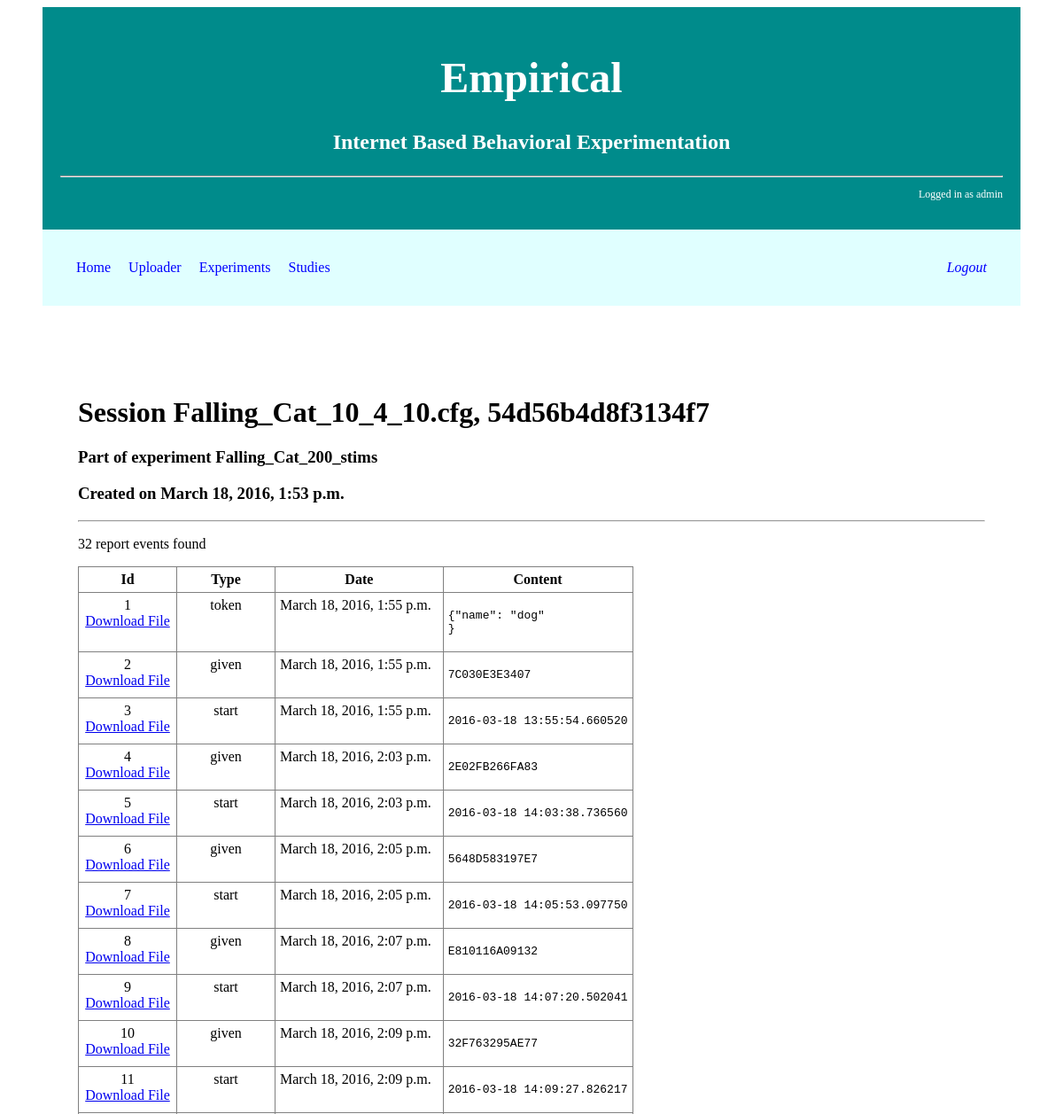
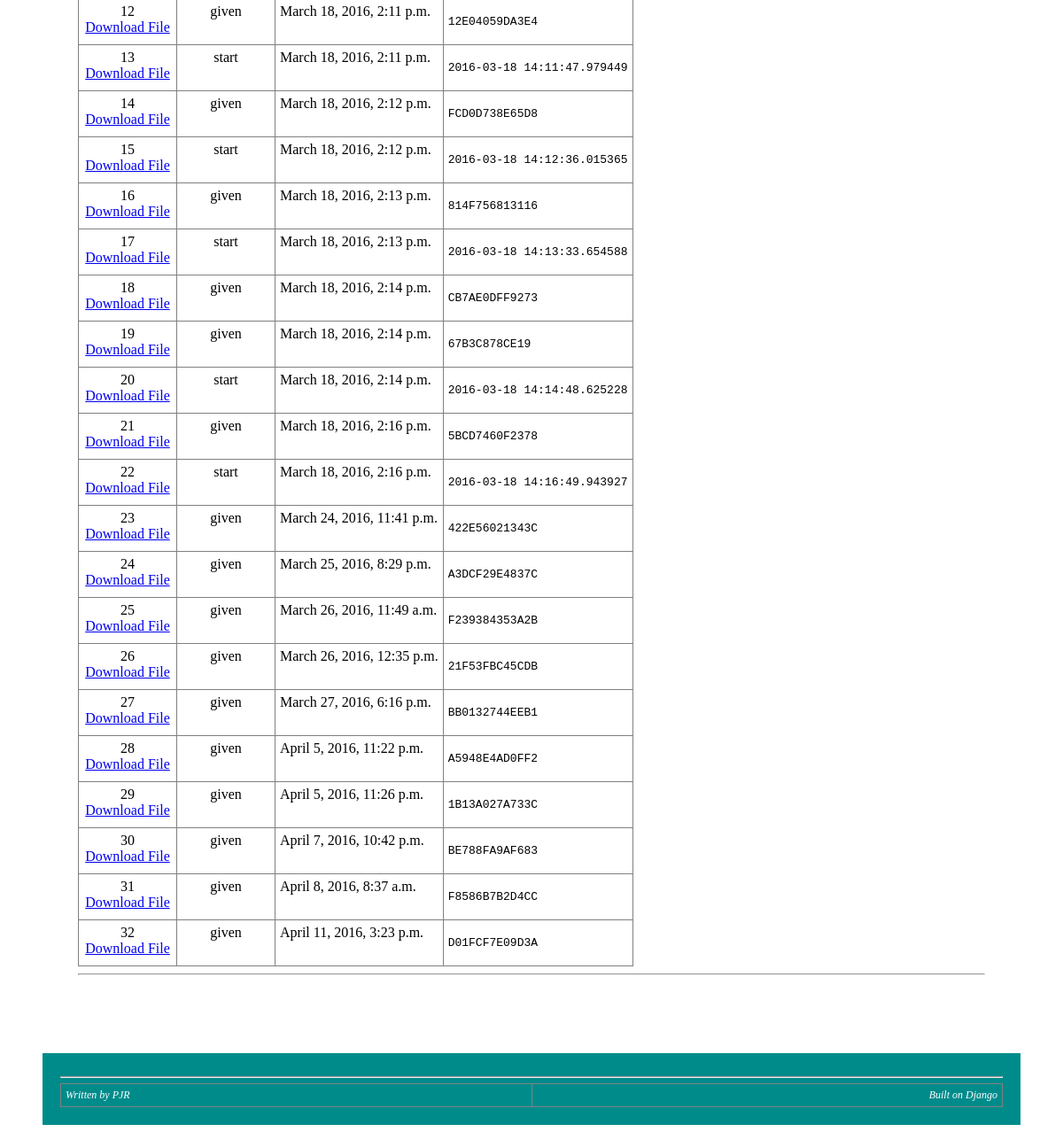
The app's page /exp/data/54d56b4d8f3134f7 (signed in) with its own data (2 pictures, top to bottom).
### exp/models.py (models this page shows, shortened)
class Session(models.Model):
    sessionToken=models.CharField(max_length=100)
    name=models.CharField(max_length=100)
    expName=models.CharField(max_length=100)
    configFile=models.TextField()
    creationDate=models.DateTimeField(auto_now_add=True)
    objects=SessionManager()

class Report(models.Model):
    sessionToken=models.CharField(max_length=100)
    sessionKey=models.ForeignKey('Session')
    eventType=models.CharField(max_length=100)
    uploadDate=models.DateTimeField(auto_now_add=True)
    dataLog=models.TextField()

### exp/views.py (the view)
# urls.py: url(r'^data/(?P<sessionToken>[0-9a-z]+)$', views.show_data, name='display_data'),
@login_required
def show_data(request, sessionToken, pkid=''):
    try:
        s = Session.objects.get(sessionToken=sessionToken)
    except:
        return render(request, 'session_not_found_error.html', {'token': sessionToken})
    if pkid!='':
        data_report = Report.objects.all().filter(sessionToken=sessionToken,pk=int(pkid))
    else: # assume we should show all the data for the experiment
        data_report = Report.objects.all().filter(sessionToken=sessionToken)
    return render(request, 'display_data.html', {'session': s, 'reports':data_report})

### exp/templates/display_data.html
{% extends "base_report.html" %}
{% block content %}
    <h1>Session {{ session.name }}, {{ session.sessionToken }}</h1>
    <h3>Part of experiment {{ session.expName }}</h3>
    <h3>Created on {{ session.creationDate }}</h3>
    {% if reports|length > 1 %}
        <hr>
        <p>{{ reports|length }} report events found</p>
        <table>
        <tr><th>Id</th><th>Type</th><th>Date</th><th>Content</th></tr>
        {% for d in reports %}
            <tr>
            <td valign="top" align="center">{{ d.pk }}<br><a href="{% url 'one_data_file' session.sessionToken reports.0.pk %}">Download File</a></td>
            <td valign="top" align="center">{{ d.eventType }}</td> <td valign="top">{{ d.uploadDate }}</td>
            <td><pre>{{ d.dataLog|slice:":1000" }}</pre></td>
            </tr>
        {% endfor %}
        </table>
        <hr>
    {% elif reports|length == 1 %}
        <h3>Reporting on upload {{ reports.0.pk }}</h3>
        <p> Type: {{ reports.0.eventType }} at {{ reports.0.uploadDate }}</p>
        <a href="{% url 'one_data_file' session.sessionToken reports.0.pk %}">Download File</a>
        <pre>{{ reports.0.dataLog }}</pre>
    {% endif %}
{% endblock %}

### exp/templates/base_report.html (shortened to what this page needs)
<!DOCTYPE html>
<html lang="en">
<head>
    {% load staticfiles %}
    <link type="text/css" rel="stylesheet" href="{% static 'empirical.css' %}"/>
</head>
<body>
<div id="header">
    {% block header %}
        <h1 align="center"><b>Empirical</b></h1>
        <p align="center"><b>Internet Based Behavioral Experimentation</b></p>
        <hr>
        <div style="font-size:50%">
            <p align="right">Logged in as {{ user }}</p>
        </div>
    {%  endblock %}
</div>
<div id="nav">
    <ul>
    <li><a href="{% url 'home' %}">Home</a></li>
    <li><a href="{% url 'uploader_index' %}">Uploader</a></li>
    <li><a href="{% url 'exp_index' %}">Experiments</a></li>
    <li><a href="{% url 'study_index' %}">Studies</a></li>
    <li style="float:right"><em><a href="{% url 'auth_logout' %}">Logout</a></em><li/>
    </ul>
</div>
<div id="content">
    {%  block content %}
    {%  endblock %}
</div>
<div id="footer">
    {% block footer %}
    <hr>
    <table width="100%">
        <tr>
            <td align="left"><em>Written by PJR</em></td>
            <td align="right"><em>Built on Django</em></td>
        </tr>
    </table>
    {%  endblock %}
</div>
</body>
</html>

### static/empirical.css (style rules this page uses)
#header { background-color: darkblue; color: white; font-size: 150%; padding: 20px; margin: 0px 40px 0px 40px; }
#footer { background-color: darkblue; color: white; padding:20px; margin: 0px 40px; font-size: 75% }
#content { padding: 40px 40px; margin: 40px 40px; font-size: 100%; }
#nav { background-color: lightcyan; padding: 10px; margin: 0px 40px 0px 40px; float: top; }
#nav ul { height: auto; padding: 8px 20px; }
#nav li { display: inline; }
#nav a { text-decoration: none; color: #00F; padding: 8px 8px 8px 8px; }
table { max-width: 100%; table-layout: fixed; word-wrap: break-word; border: 1px solid gray; border-collapse: collapse; }
th, td { padding: 5px; border: 1px solid gray; border-collapse: collapse; min-width: 100px; }
pre { white-space: pre-wrap; word-wrap: break-word; }

### exp/templates/base_report.html (style rules this page uses)
#header { background-color: darkcyan; }
#footer { background-color: darkcyan; }

### records on screen
Session: name "Falling_Cat_10_4_10.cfg", sessionToken "54d56b4d8f3134f7", expName "Falling_Cat_200_stims", creationDate "March 18, 2016, 1:53 p.m."
Report: pk "1", eventType "token", uploadDate "March 18, 2016, 1:55 p.m.", dataLog "{\"name\": \"dog\" }"
Report: pk "2", eventType "given", uploadDate "March 18, 2016, 1:55 p.m.", dataLog "7C030E3E3407"
Report: pk "3", eventType "start", uploadDate "March 18, 2016, 1:55 p.m.", dataLog "2016-03-18 13:55:54.660520"
Report: pk "4", eventType "given", uploadDate "March 18, 2016, 2:03 p.m.", dataLog "2E02FB266FA83"
Report: pk "5", eventType "start", uploadDate "March 18, 2016, 2:03 p.m.", dataLog "2016-03-18 14:03:38.736560"
Report: pk "6", eventType "given", uploadDate "March 18, 2016, 2:05 p.m.", dataLog "5648D583197E7"
Report: pk "7", eventType "start", uploadDate "March 18, 2016, 2:05 p.m.", dataLog "2016-03-18 14:05:53.097750"
Report: pk "8", eventType "given", uploadDate "March 18, 2016, 2:07 p.m.", dataLog "E810116A09132"
Report: pk "9", eventType "start", uploadDate "March 18, 2016, 2:07 p.m.", dataLog "2016-03-18 14:07:20.502041"
Report: pk "10", eventType "given", uploadDate "March 18, 2016, 2:09 p.m.", dataLog "32F763295AE77"
Report: pk "11", eventType "start", uploadDate "March 18, 2016, 2:09 p.m.", dataLog "2016-03-18 14:09:27.826217"
Report: pk "12", eventType "given", uploadDate "March 18, 2016, 2:11 p.m.", dataLog "12E04059DA3E4"
Report: pk "13", eventType "start", uploadDate "March 18, 2016, 2:11 p.m.", dataLog "2016-03-18 14:11:47.979449"
Report: pk "14", eventType "given", uploadDate "March 18, 2016, 2:12 p.m.", dataLog "FCD0D738E65D8"
Report: pk "15", eventType "start", uploadDate "March 18, 2016, 2:12 p.m.", dataLog "2016-03-18 14:12:36.015365"
Report: pk "16", eventType "given", uploadDate "March 18, 2016, 2:13 p.m.", dataLog "814F756813116"
Report: pk "17", eventType "start", uploadDate "March 18, 2016, 2:13 p.m.", dataLog "2016-03-18 14:13:33.654588"
Report: pk "18", eventType "given", uploadDate "March 18, 2016, 2:14 p.m.", dataLog "CB7AE0DFF9273"
Report: pk "19", eventType "given", uploadDate "March 18, 2016, 2:14 p.m.", dataLog "67B3C878CE19"
Report: pk "20", eventType "start", uploadDate "March 18, 2016, 2:14 p.m.", dataLog "2016-03-18 14:14:48.625228"
Report: pk "21", eventType "given", uploadDate "March 18, 2016, 2:16 p.m.", dataLog "5BCD7460F2378"
Report: pk "22", eventType "start", uploadDate "March 18, 2016, 2:16 p.m.", dataLog "2016-03-18 14:16:49.943927"
Report: pk "23", eventType "given", uploadDate "March 24, 2016, 11:41 p.m.", dataLog "422E56021343C"
Report: pk "24", eventType "given", uploadDate "March 25, 2016, 8:29 p.m.", dataLog "A3DCF29E4837C"
Report: pk "25", eventType "given", uploadDate "March 26, 2016, 11:49 a.m.", dataLog "F239384353A2B"
Report: pk "26", eventType "given", uploadDate "March 26, 2016, 12:35 p.m.", dataLog "21F53FBC45CDB"
Report: pk "27", eventType "given", uploadDate "March 27, 2016, 6:16 p.m.", dataLog "BB0132744EEB1"
Report: pk "28", eventType "given", uploadDate "April 5, 2016, 11:22 p.m.", dataLog "A5948E4AD0FF2"
Report: pk "29", eventType "given", uploadDate "April 5, 2016, 11:26 p.m.", dataLog "1B13A027A733C"
Report: pk "30", eventType "given", uploadDate "April 7, 2016, 10:42 p.m.", dataLog "BE788FA9AF683"
Report: pk "31", eventType "given", uploadDate "April 8, 2016, 8:37 a.m.", dataLog "F8586B7B2D4CC"
Report: pk "32", eventType "given", uploadDate "April 11, 2016, 3:23 p.m.", dataLog "D01FCF7E09D3A"

### other values on screen
{{ user }} "admin"
{{ reports|length }} "32"
